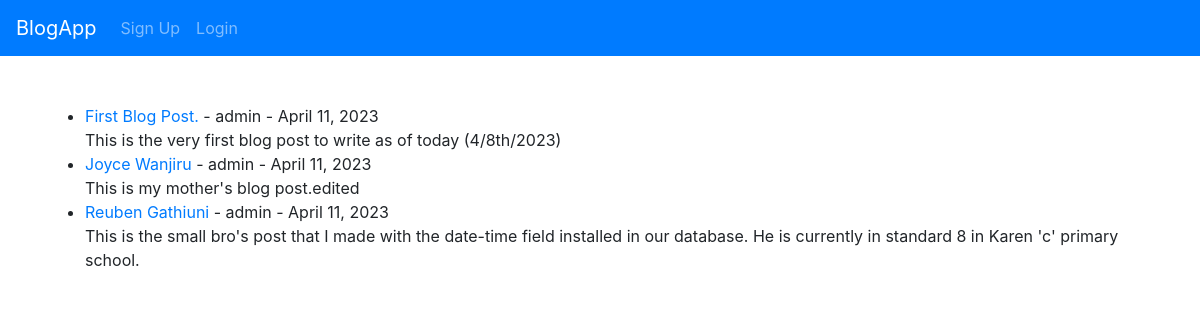
The app's page /, older data.
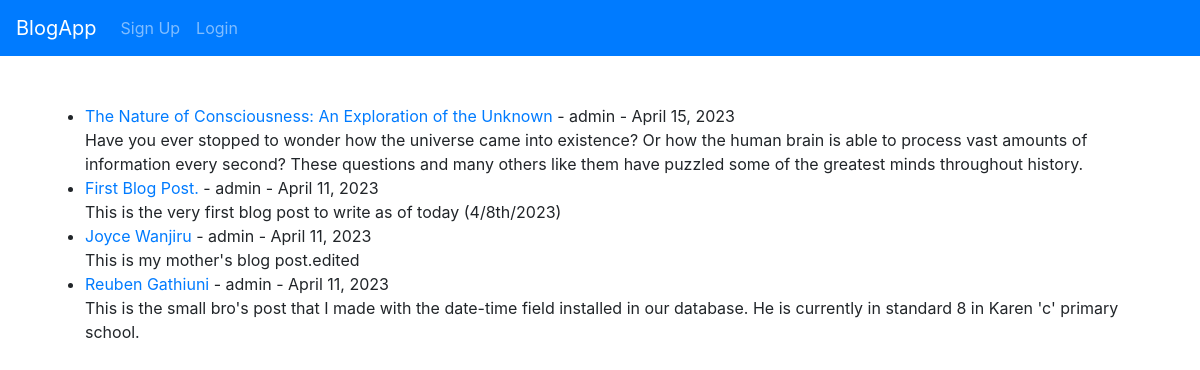
The same page, newer data.
### BlogApp/models.py (models this page shows, shortened)
class Post(models.Model):
    title = models.CharField(max_length=255)
    title_tag = models.CharField(max_length=255)
    author = models.ForeignKey(User, on_delete=models.CASCADE)
    body = models.TextField()
    post_date = models.DateField(auto_now_add = True)
    category = models.CharField(max_length=255, default="First Posts")

### BlogApp/views.py (the view)
# urls.py: path('', HomeView.as_view(), name="home"),
class HomeView(ListView):
    model = Post
    template_name = "home.html"
    ordering = ['-post_date']

### BlogApp/templates/home.html (shortened to what this page needs)
{% extends 'base.html' %}
{% block content %}
    <ul>
            {% for post in object_list %}
                <li>
                  <a href="{% url 'article' post.pk %}" > {{post.title}} </a>
                    - {{post.author}} - {{ post.post_date }}
                    <br/>
                    {{ post.body|slice:":255" }}
                </li>
            {% endfor %}
    </ul>
{% endblock %}

### BlogApp/templates/base.html (shortened to what this page needs)
<!doctype html>
<html lang="en">
  <head>
    <link rel="stylesheet" href="https://cdn.jsdelivr.net/npm/bootstrap@4.4.1/dist/css/bootstrap.min.css">
  </head>
  <body>
    <nav class="navbar navbar-expand-lg navbar-dark bg-primary">
      <a class="navbar-brand" href="{% url 'home' %}">BlogApp</a>
      <div class="collapse navbar-collapse" id="navbarSupportedContent">
        <ul class="navbar-nav mr-auto">
          {% if user.is_authenticated %}
              <li class="nav-item">
                <a class="nav-link" href="{% url 'add_post' %}">Create</a>
              </li>
              <li class="nav-item">
                <a class="nav-link" href="{% url 'add_category' %}">Add Category</a>
              </li>
              <li class="nav-item">
                <a class="nav-link" href="{% url 'logout' %}">logOut</a>
              </li>
          {% else %}
              <li class="nav-item">
                <a class="nav-link" href="{% url 'register' %}">Sign Up</a>
              </li>
              <li class="nav-item">
                <a class="nav-link" href="{% url 'login' %}">Login</a>
              </li>
          {% endif %}
        </ul>
      </div>
    </nav>
    <div class = "container">
      <br><br>
        {% block content %}
        {% endblock %}
    </div>
  </body>
</html>

Row changes from the older to the newer data that the page shows:
added Post: title "The Nature of Consciousness: An Exploration of the Unknown", author "admin", post_date "April 15, 2023", body "Have you ever stopped to wonder how the universe came into existence? Or how the human brain is able to process vast amounts of information every second? These questions and many others like them have puzzled some of the greatest minds throughout history."
